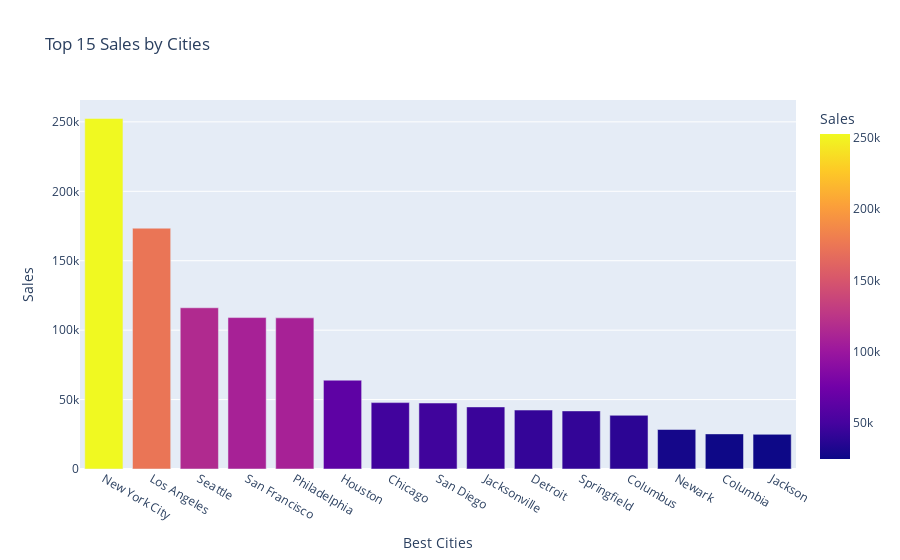

Notebook source saved alongside this figure:
### Code cell
fig_labels = {"Sales": "Sales", "City": "Best Cities"}
fig = px.bar(top_cities,y = "Sales", x = "City", color='Sales', title = "Top 15 Sales by Cities", labels = fig_labels)
fig.show()

### Figure 1 — Plotly figure (JSON) as saved in the notebook; plotly's stock layout.template omitted (floating-point values rounded to 4 significant figures)
{"data": [{"alignmentgroup": "True", "hovertemplate": "Best Cities=%{x}<br>Sales=%{marker.color}<extra></extra>", "legendgroup": "", "marker": {"color": [252500.0, 173400.0, 116100.0, 109000.0, 108800.0, 63960.0, 47820.0, 47520.0, 44710.0, 42450.0, 41830.0, 38660.0, 28450.0, 25280.0, 24960.0], "coloraxis": "coloraxis", "pattern": {"shape": ""}}, "name": "", "offsetgroup": "", "orientation": "v", "showlegend": false, "textposition": "auto", "type": "bar", "x": ["New York City", "Los Angeles", "Seattle", "San Francisco", "Philadelphia", "Houston", "Chicago", "San Diego", "Jacksonville", "Detroit", "Springfield", "Columbus", "Newark", "Columbia", "Jackson"], "xaxis": "x", "y": [252500.0, 173400.0, 116100.0, 109000.0, 108800.0, 63960.0, 47820.0, 47520.0, 44710.0, 42450.0, 41830.0, 38660.0, 28450.0, 25280.0, 24960.0], "yaxis": "y"}], "layout": {"barmode": "relative", "coloraxis": {"colorbar": {"title": {"text": "Sales"}}, "colorscale": [[0, "#0d0887"], [0.1111, "#46039f"], [0.2222, "#7201a8"], [0.3333, "#9c179e"], [0.4444, "#bd3786"], [0.5556, "#d8576b"], [0.6667, "#ed7953"], [0.7778, "#fb9f3a"], [0.8889, "#fdca26"], [1, "#f0f921"]]}, "legend": {"tracegroupgap": 0}, "title": {"text": "Top 15 Sales by Cities"}, "xaxis": {"anchor": "y", "domain": [0, 1], "title": {"text": "Best Cities"}}, "yaxis": {"anchor": "x", "domain": [0, 1], "title": {"text": "Sales"}}}}
